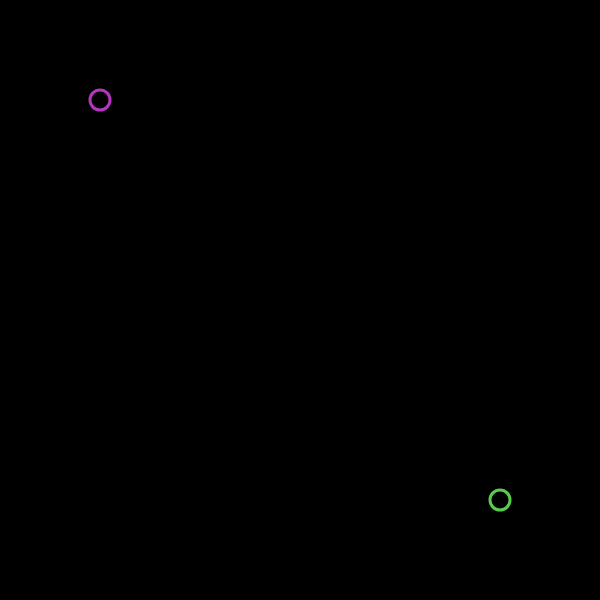
Frame 1 (no input)
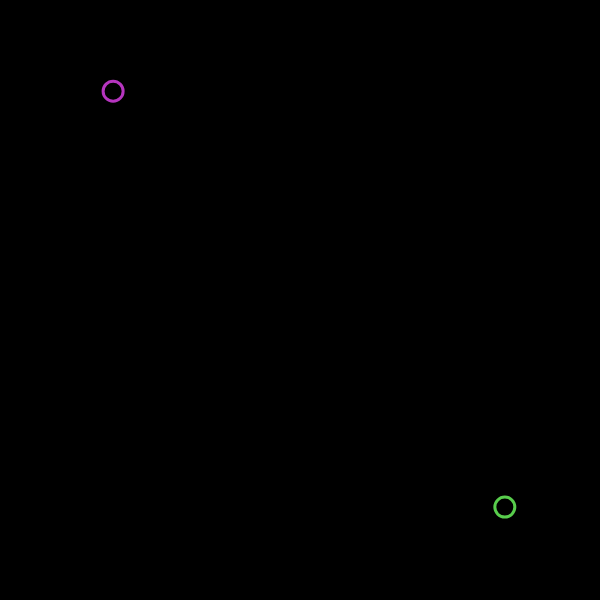
Frame 60 (no input)
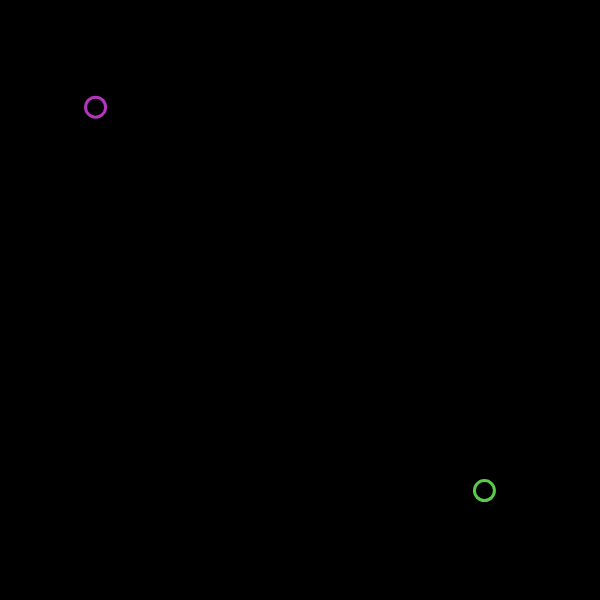
Frame 120 (the mouse pressed at the canvas centre since frame 60)

The p5.js sketch that drew these frames (run headless with seeded random() and noise() and a simulated clock; from frame 60 on, the mouse is pressed at the canvas centre):

// p5.js sketch
// ── sketch.js
class Bubble {
  constructor(tempX, tempY) {
    this.x = tempX;
    this.y = tempY;
    this.r = random(255);
    this.g = random(255);
    this.b = random(255);
  }
  
  show() {
    fill(0);
    stroke(this.r, this.g, this.b);
    strokeWeight(3);
    ellipse(this.x, this.y, 20);
  }
  
  move() {
    this.x = this.x + random(-5, 5);
    this.y = this.y + random(-5, 5);
  }
}

let bubble1;
let bubble2;
function setup() {
  createCanvas(600, 600);
  bubble1 = new Bubble(100, 100);
  bubble2 = new Bubble(500, 500);
}

function draw() {
  background(0);
  bubble1.show();
  bubble1.move();
  bubble2.show();
  bubble2.move();
}
